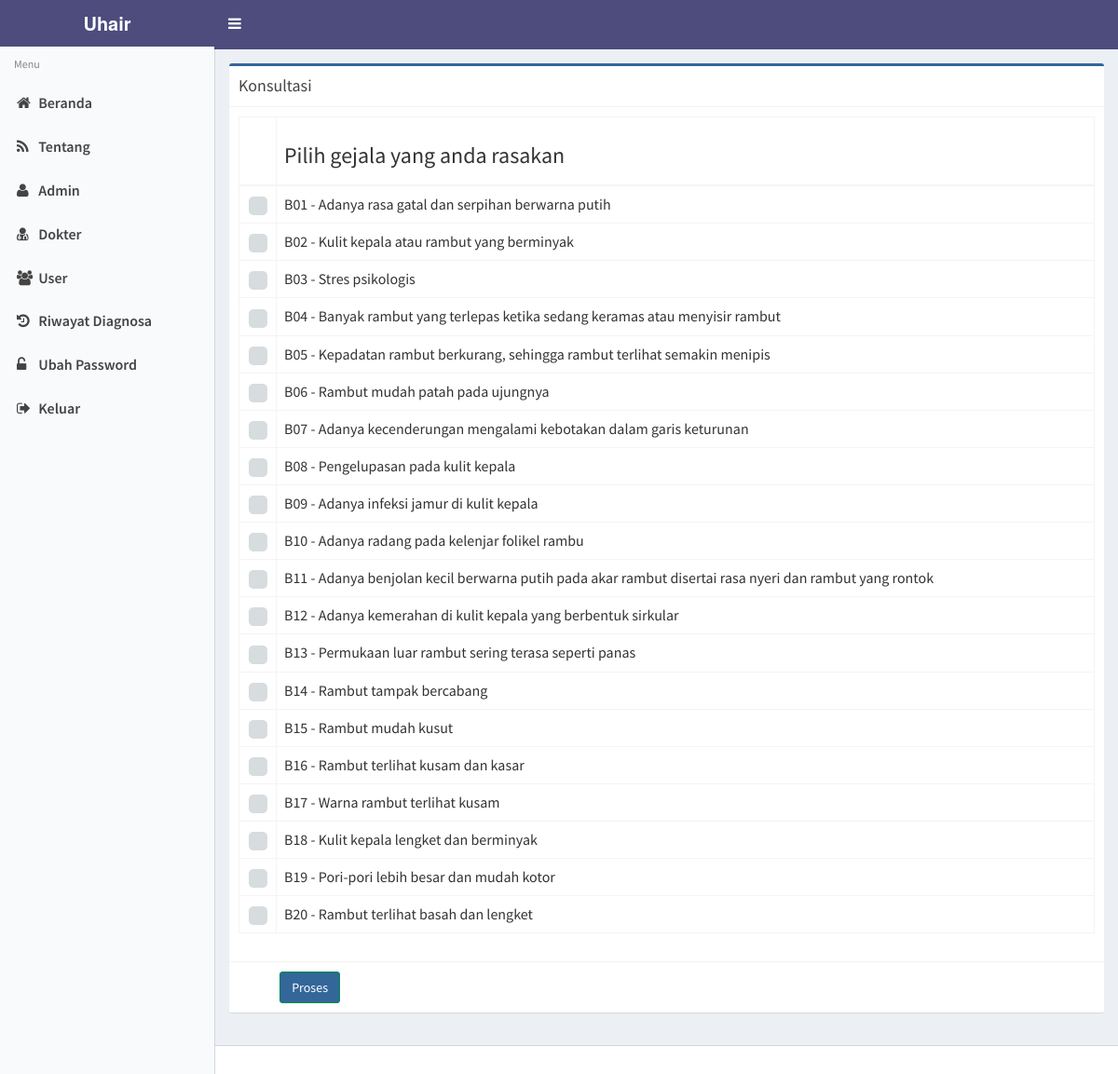
The page /index.php?page=konsultasi (signed in) on the database its author committed.
### tables this page shows
CREATE TABLE `gejala` (
  `id_gejala` int NOT NULL,
  `kode_gejala` varchar(20) NOT NULL,
  `nama_gejala` varchar(100) NOT NULL
);

### konsultasi.php (the view, shortened to what this page needs)
<?php
$link_proses = '?page=proses_konsultasi';
$chk_gejala = '';
$q = "select * from gejala order by id_gejala";
$q = mysqli_query($con, $q);
while ($r = mysqli_fetch_array($q)) {
	$kode_gejala = $r['kode_gejala'];
	$nama_gejala = $r['nama_gejala'];
	$chk_gejala .= '
	<tr>
		<td align="center"><input type="checkbox" name="gejala[]" class="flat" value="' . $r['id_gejala'] . '"></td>
		<td>' . $kode_gejala . ' - ' . $nama_gejala . '</td>
	</tr>';
}
?>
<div class="box box-success">
	<div class="box-header with-border">
		<h3 class="box-title">Konsultasi</h3>
	</div>
	<form action="<?php echo $link_proses; ?>" id="frm" method="post">
		<div class="box-body">
			<div class="table-responsive">
				<table class="table table-bordered">
					<thead>
						<tr>
							<th width="40"></th>
							<th>
								<h3>Pilih gejala yang anda rasakan</h3>
							</th>
						</tr>
					</thead>
					<tbody>
						<?php echo $chk_gejala; ?>
					</tbody>
				</table>
			</div>
		</div>
		<div class="box-footer">
			<div class="text-center col-sm-2">
				<button type="submit" name="proses" class="btn btn-success">Proses</button>
			</div>
		</div>
	</form>
</div>

### rows shown on the page
gejala: kode_gejala "B01", nama_gejala "Adanya rasa gatal dan serpihan berwarna putih"
gejala: kode_gejala "B02", nama_gejala "Kulit kepala atau rambut yang berminyak"
gejala: kode_gejala "B03", nama_gejala "Stres psikologis"
gejala: kode_gejala "B04", nama_gejala "Banyak rambut yang terlepas ketika sedang keramas atau menyisir rambut"
gejala: kode_gejala "B05", nama_gejala "Kepadatan rambut berkurang, sehingga rambut terlihat semakin menipis"
gejala: kode_gejala "B06", nama_gejala "Rambut mudah patah pada ujungnya"
gejala: kode_gejala "B07", nama_gejala "Adanya kecenderungan mengalami kebotakan dalam garis keturunan"
gejala: kode_gejala "B08", nama_gejala "Pengelupasan pada kulit kepala"
gejala: kode_gejala "B09", nama_gejala "Adanya infeksi jamur di kulit kepala"
gejala: kode_gejala "B10", nama_gejala "Adanya radang pada kelenjar folikel rambu"
gejala: kode_gejala "B11", nama_gejala "Adanya benjolan kecil berwarna putih pada akar rambut disertai rasa nyeri dan rambut yang rontok"
gejala: kode_gejala "B12", nama_gejala "Adanya kemerahan di kulit kepala yang berbentuk sirkular"
gejala: kode_gejala "B13", nama_gejala "Permukaan luar rambut sering terasa seperti panas"
gejala: kode_gejala "B14", nama_gejala "Rambut tampak bercabang"
gejala: kode_gejala "B15", nama_gejala "Rambut mudah kusut"
gejala: kode_gejala "B16", nama_gejala "Rambut terlihat kusam dan kasar"
gejala: kode_gejala "B17", nama_gejala "Warna rambut terlihat kusam"
gejala: kode_gejala "B18", nama_gejala "Kulit kepala lengket dan berminyak"
gejala: kode_gejala "B19", nama_gejala "Pori-pori lebih besar dan mudah kotor"
gejala: kode_gejala "B20", nama_gejala "Rambut terlihat basah dan lengket"
